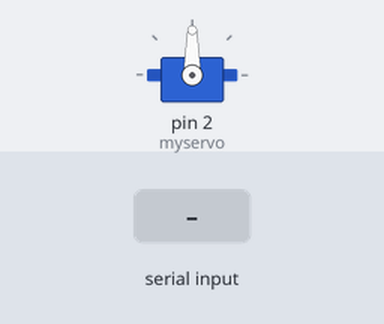
A sketch run on a simulated Arduino Uno, built with avr-gcc and run on an emulated ATmega328P. Parts: servo. The test bench sets the inputs (shaded band).

Above: at 1.2 s.
1.3 s: "T" received over the second serial link
At 2.5 s:
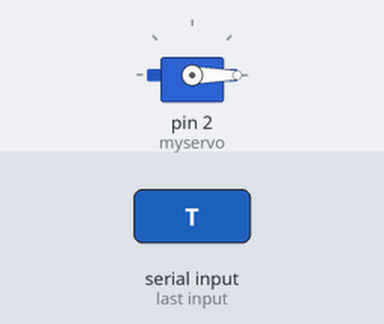
2.8 s: "B" received over the second serial link
At 3.8 s:
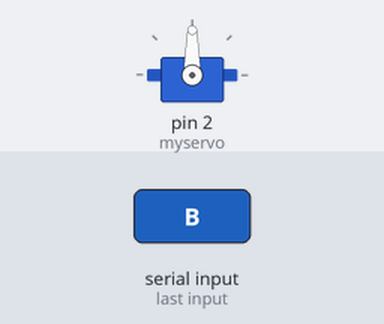
Timing chart, 0 to 5.8 s (numbered marks = the images above; inputs shaded):
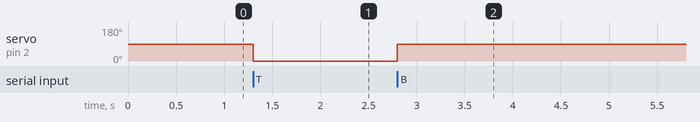

Measured:
- after the input at 1.3 s, servo on pin 2 (myservo): 90° → 0° at once
- after the input at 2.8 s, servo on pin 2 (myservo): 0° → 90° at once

The sketch:

fishAutofeeder.ino
```cpp
#include <SoftwareSerial.h>
#include <Wire.h>
#include <Servo.h>  // library motor servo
Servo myservo;
SoftwareSerial modul_bt(3,4);
char val;
void setup()
{
  Serial.begin(9600);
  modul_bt.begin(9600);
  myservo.attach(2);
}

void loop()
{
if(modul_bt.available())
{
  val=modul_bt.read();
  if(val=='B')
  {
    myservo.write(90);
  }
  if(val=='T')
  {
    myservo.write(0);
  }
}
}
```
